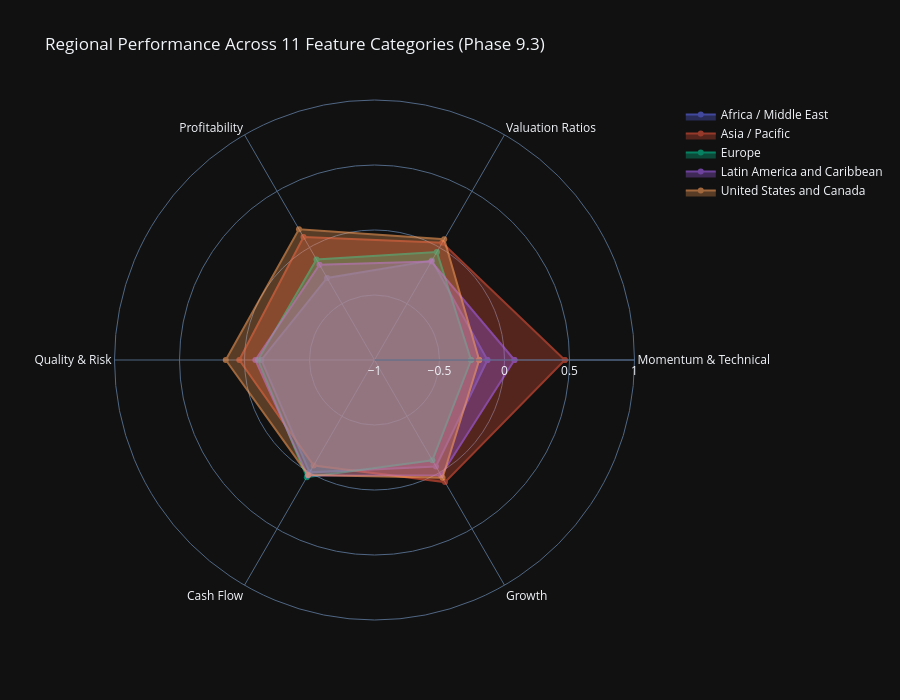

Source (notebook cell):
### Code cell
# Visualization 2: Regional Performance Radar Charts
print("\n📊 Regional Performance Radar Charts:")

# Compute category scores by region
category_region_scores = {}

for category_name, category_metrics in category_mapping.items():
    available_in_category = [m for m in category_metrics if m in all_stocks_scaled.columns]

    if len(available_in_category) == 0:
        continue

    # Compute z-scores for available metrics and average by region
    category_data = all_stocks_scaled[available_in_category + ['region']].copy()

    # Convert to numeric and compute z-scores
    for col in available_in_category:
        category_data[col] = pd.to_numeric(category_data[col], errors='coerce')

    # Compute z-scores (handle NaNs)
    z_scored_data = category_data[available_in_category].apply(lambda x: zscore(x, nan_policy='omit'))
    category_data['category_score'] = z_scored_data.mean(axis=1)

    # Aggregate by region
    region_scores = category_data.groupby('region')['category_score'].mean()
    category_region_scores[category_name] = region_scores

if category_region_scores:
    # Create radar chart for each region
    radar_df = pd.DataFrame(category_region_scores)

    # Create subplot radar charts
    from plotly.subplots import make_subplots
    import plotly.graph_objects as go

    regions = radar_df.index.tolist()
    categories = radar_df.columns.tolist()

    # Create single figure with all regions
    fig_radar = go.Figure()

    for region in regions:
        values = radar_df.loc[region].tolist()
        values.append(values[0])  # Close the radar chart

        fig_radar.add_trace(go.Scatterpolar(
                r=values,
                theta=categories + [categories[0]],
                fill='toself',
                name=region,
                opacity=0.6
                ))

    fig_radar.update_layout(
            polar=dict(
                    radialaxis=dict(
                            visible=True,
                            range=[-1, 1]
                            )
                    ),
            showlegend=True,
            title="Regional Performance Across 11 Feature Categories (Phase 9.3)",
            height=700
            )

    fig_radar.show()
    output_path = eda_output_dir / "phase93_regional_radar_charts.html"
    fig_radar.write_html(output_path)

    print(f"\n✓ Regional radar charts complete")
    print(f"  Regions visualized: {len(regions)}")
    print(f"  Categories analyzed: {len(categories)}")
    print(f"  Output: {output_path}")

    # Display top category per region
    print(f"\n  🌍 Strongest Category by Region:")
    for region in regions[:5]:
        top_category = radar_df.loc[region].idxmax()
        top_score = radar_df.loc[region].max()
        print(f"    {region}: {top_category} (z-score: {top_score:.2f})")
else:
    print("  ⚠️ No regional category data available")

### Figure 1 — Plotly figure (JSON) as saved in the notebook; plotly's stock layout.template omitted (floating-point values rounded to 4 significant figures)
{"data": [{"fill": "toself", "name": "Africa / Middle East", "opacity": 0.6, "r": [-0.1314, -0.1162, -0.2708, -0.1299, -0.001952, -0.05445, -0.1314], "theta": ["Momentum & Technical", "Valuation Ratios", "Profitability", "Quality & Risk", "Cash Flow", "Growth", "Momentum & Technical"], "type": "scatterpolar"}, {"fill": "toself", "name": "Asia / Pacific", "opacity": 0.6, "r": [0.4636, 0.04186, 0.09219, 0.04011, -0.06349, 0.08431, 0.4636], "theta": ["Momentum & Technical", "Valuation Ratios", "Profitability", "Quality & Risk", "Cash Flow", "Growth", "Momentum & Technical"], "type": "scatterpolar"}, {"fill": "toself", "name": "Europe", "opacity": 0.6, "r": [-0.257, -0.04037, -0.1075, -0.1041, 0.04145, -0.1095, -0.257], "theta": ["Momentum & Technical", "Valuation Ratios", "Profitability", "Quality & Risk", "Cash Flow", "Growth", "Momentum & Technical"], "type": "scatterpolar"}, {"fill": "toself", "name": "Latin America and Caribbean", "opacity": 0.6, "r": [0.07649, -0.1259, -0.1537, -0.08378, 0.02644, 0.02391, 0.07649], "theta": ["Momentum & Technical", "Valuation Ratios", "Profitability", "Quality & Risk", "Cash Flow", "Growth", "Momentum & Technical"], "type": "scatterpolar"}, {"fill": "toself", "name": "United States and Canada", "opacity": 0.6, "r": [-0.1947, 0.07238, 0.162, 0.1441, 0.0205, 0.04677, -0.1947], "theta": ["Momentum & Technical", "Valuation Ratios", "Profitability", "Quality & Risk", "Cash Flow", "Growth", "Momentum & Technical"], "type": "scatterpolar"}], "layout": {"polar": {"radialaxis": {"visible": true, "range": [-1, 1]}}, "showlegend": true, "title": {"text": "Regional Performance Across 11 Feature Categories (Phase 9.3)"}, "height": 700}}
